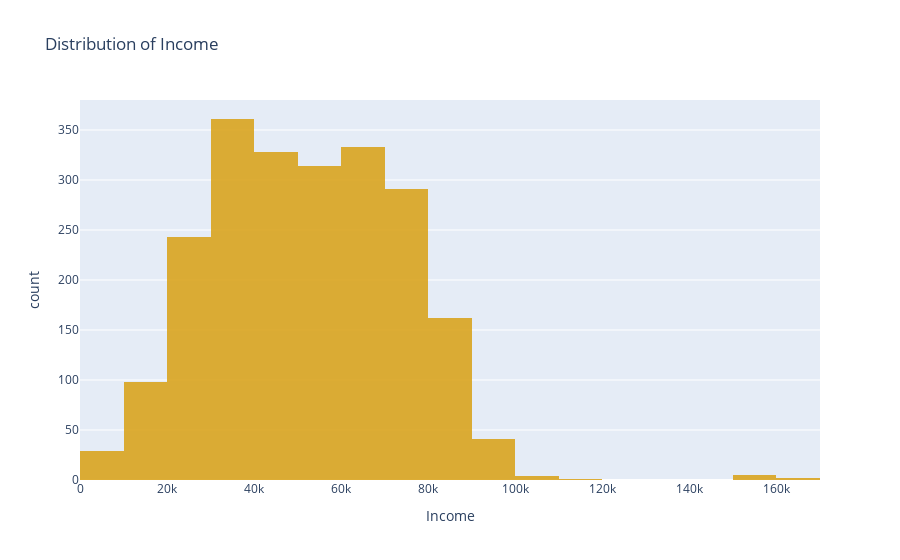

This figure's notebook cell:
### Code cell
fig = px.histogram(data_frame=df, x='Income',opacity=0.9, color_discrete_sequence=['goldenrod'], nbins=20, title='Distribution of Income')
fig.show()

### Figure 1 — Plotly figure (JSON) as saved in the notebook; plotly's stock layout.template omitted (floating-point values rounded to 4 significant figures; data arrays with more than 128 entries replaced by an {"elided": "..."} marker saying what was removed)
{"data": [{"alignmentgroup": "True", "bingroup": "x", "hovertemplate": "Income=%{x}<br>count=%{y}<extra></extra>", "legendgroup": "", "marker": {"color": "goldenrod", "opacity": 0.9, "pattern": {"shape": ""}}, "name": "", "nbinsx": 20, "offsetgroup": "", "orientation": "v", "showlegend": false, "type": "histogram", "x": {"elided": "2212 int values"}, "xaxis": "x", "yaxis": "y"}], "layout": {"barmode": "relative", "legend": {"tracegroupgap": 0}, "title": {"text": "Distribution of Income"}, "xaxis": {"anchor": "y", "domain": [0, 1], "title": {"text": "Income"}}, "yaxis": {"anchor": "x", "domain": [0, 1], "title": {"text": "count"}}}}
